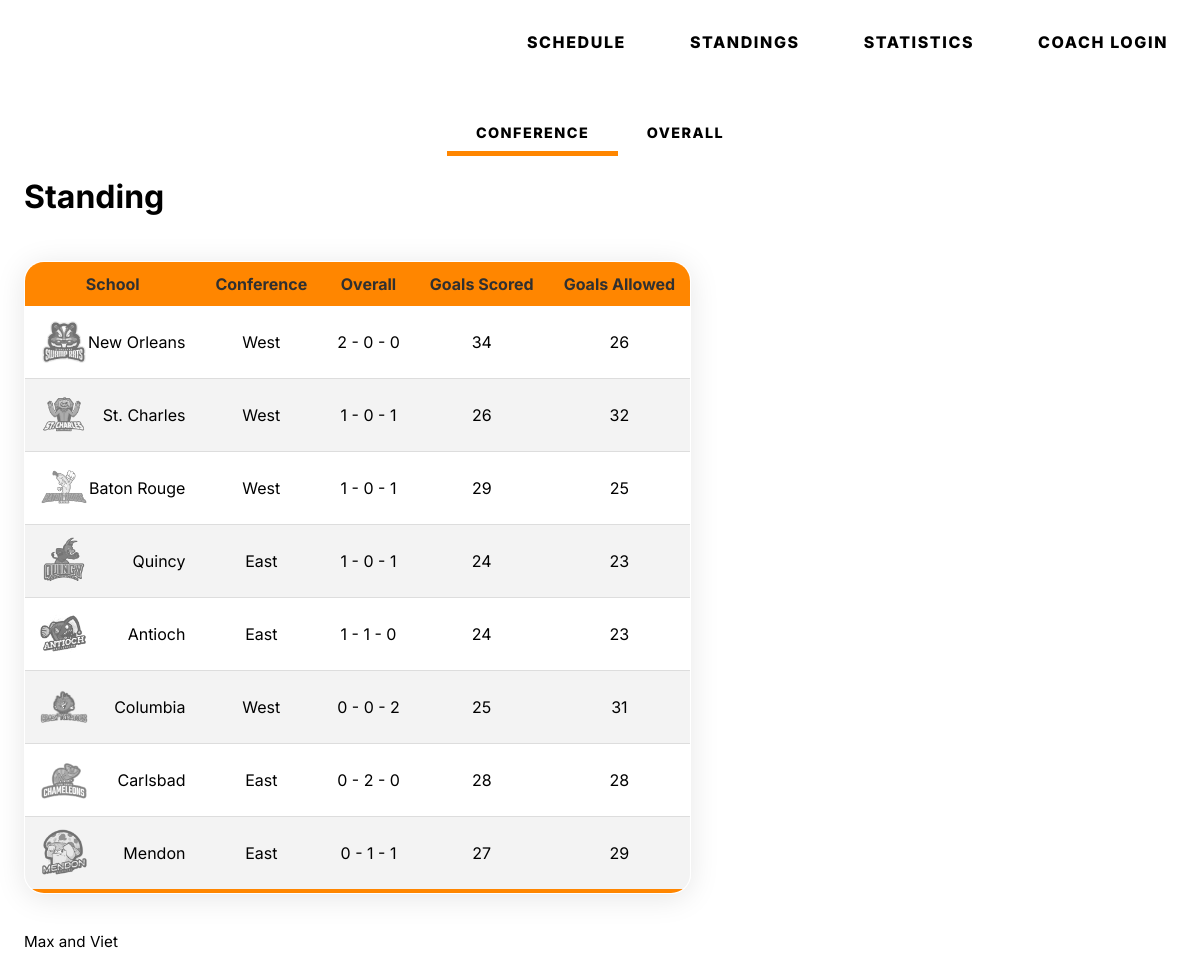
/standings/, run on an earlier commit of the app's database.
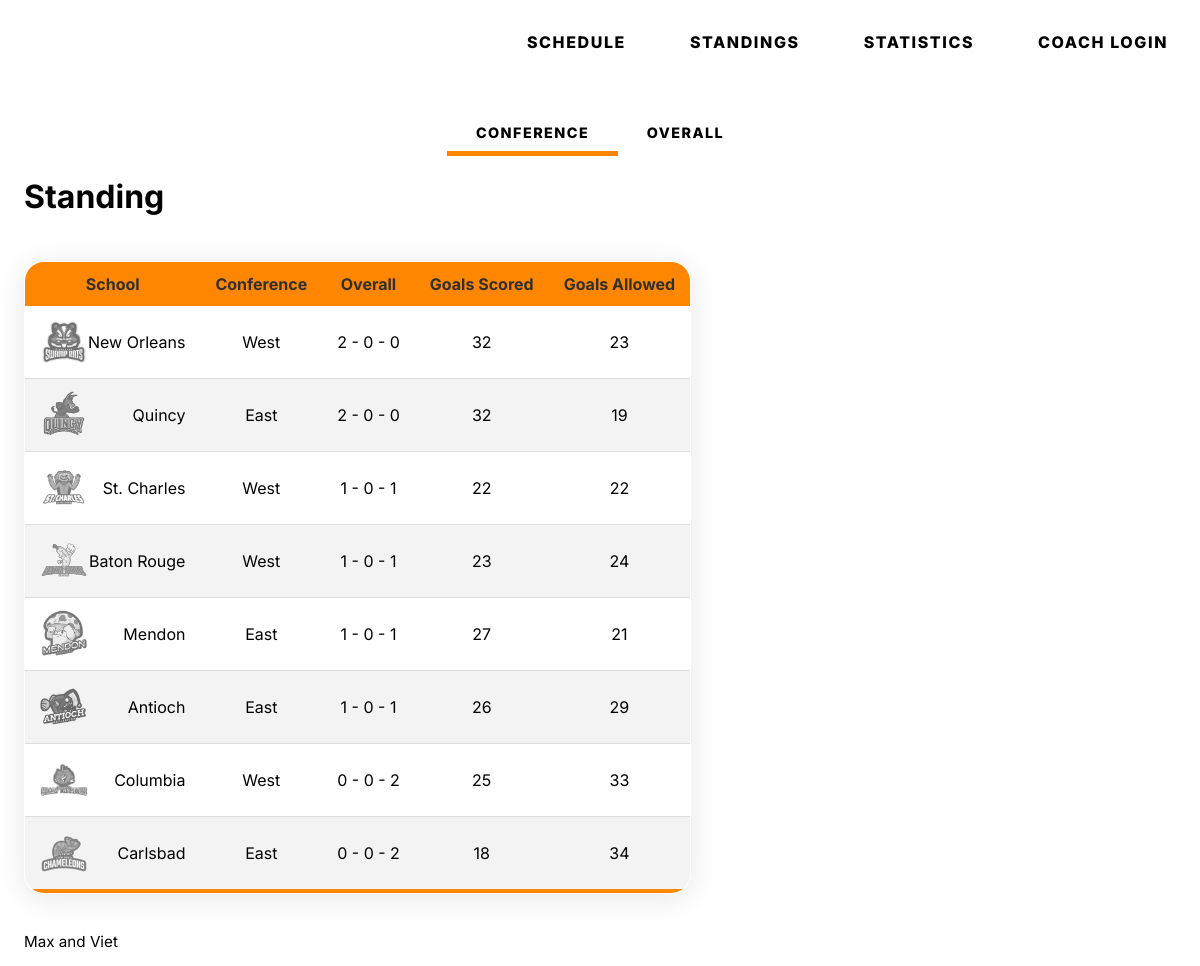
And on a later commit of the database.
### tables this page shows
CREATE TABLE standings (
  id int DEFAULT NULL,
  season int DEFAULT NULL,
  team_id int DEFAULT NULL,
  wins int DEFAULT NULL,
  ties int DEFAULT NULL,
  losses int DEFAULT NULL,
  goals_scored int DEFAULT NULL,
  goals_against int DEFAULT NULL,
  competition_abb text,
  competition_type text,
  group_id text
);

CREATE TABLE teams (
  team_id INTEGER NOT NULL PRIMARY KEY AUTOINCREMENT,
  name varchar(30) NOT NULL,
  city varchar(30) NOT NULL,
  nickname varchar(30) NOT NULL,
  coach_id INTEGER NOT NULL,
  abb varchar(3) NOT NULL,
  short_name varchar(30) NOT NULL,
  division varchar(100) DEFAULT NULL,
  cp INTEGER NOT NULL DEFAULT '0',
  cp_used INTEGER NOT NULL DEFAULT '0',
  recruiting_poINTEGERs INTEGER NOT NULL DEFAULT '0',
  active char(1) NOT NULL DEFAULT 'Y',
  overall INTEGER NOT NULL DEFAULT '0',
  aggression INTEGER NOT NULL DEFAULT '0',
  logo text NOT NULL Default '0'
);

### main.py (the view)
@app.route('/standings/')
def standings():
  conn = get_db_connection()
  stand = conn.execute("SELECT * FROM teams").fetchall()
  standings = conn.execute(
    'SELECT teams.team_id AS id, teams.logo AS logo, teams.name AS name, teams.division as division, standings.wins AS wins, standings.ties AS ties, standings.losses AS losses, standings.goals_scored AS scored, standings.goals_against AS against FROM teams INNER JOIN standings ON teams.team_id = standings.team_id WHERE standings.competition_type = "L" ORDER BY(standings.wins) desc'
  ).fetchall()
  conn.close()
  return render_template('standings.html',
                         title="Standing",
                         standings=standings)

### main.py (called while the page is built)
def get_db_connection():
  conn = sqlite3.connect('database.db')
  conn.row_factory = sqlite3.Row
  return conn

### templates/standings.html (shortened to what this page needs)
{% extends 'template.html' %}
{% block content %}
    </header>
    <main class="adjust paddingtop">
      <div class="tool-bar adjust-browse">
          <a href="/standings/conference/" class="tool-item hover active-item">conference</a>
          <a href="/standings/overall/" class="tool-item hover">overall</a>
      </div>
        <h1>{{ title }}</h1>
        <section>
          <table class="styled-table index-table glass">
                  <thead>
                      <tr>
                          <th align ="center">School</th>
                          <th align ="center">Conference</th>
                          <th align ="center">Overall</th>
                          <th align ="center">Goals Scored</th>
                          <th align ="center">Goals Allowed</th>
                      </tr>
                  </thead>
                  <tbody>
                    {% for stand in standings %}
                      <tr>
                          <td>
                            <a href="{{ url_for('displayTeam', id=stand['id']) }}" class="team-logo-wrapper">
                                <img class="grey-filter" src="{{ url_for('static',filename=stand['logo']) }}" alt="{{ stand['id'] }}">
                            </a>
                            {{ stand["name"] }}
                          </td>
                          <td align ="center">{{ stand["division"] }}</td>
                          <td align ="center">{{ stand["wins"] }} - {{ stand["ties"] }} - {{ stand["losses"] }}</td>
                          <td align ="center">{{ stand["scored"] }}</td>
                          <td align ="center">{{ stand["against"] }}</td>
                      </tr>
                    {%endfor%}
                  </tbody>
              </table>
      </section>
    </main>
{% endblock %}

What changed in the data, as far as the page shows it:
changed standings "New Orleans": scored "34" → "32"; against "26" → "23"
changed standings "Quincy": wins "1" → "2"; losses "1" → "0"; scored "24" → "32"; against "23" → "19"; moves up the list
changed standings "St. Charles": scored "26" → "22"; against "32" → "22"
changed standings "Baton Rouge": scored "29" → "23"; against "25" → "24"
changed standings "Mendon": wins "0" → "1"; ties "1" → "0"; against "29" → "21"; moves up the list
changed standings "Antioch": ties "1" → "0"; losses "0" → "1"; scored "24" → "26"; against "23" → "29"
changed standings "Columbia": against "31" → "33"
changed standings "Carlsbad": ties "2" → "0"; losses "0" → "2"; scored "28" → "18"; against "28" → "34"
